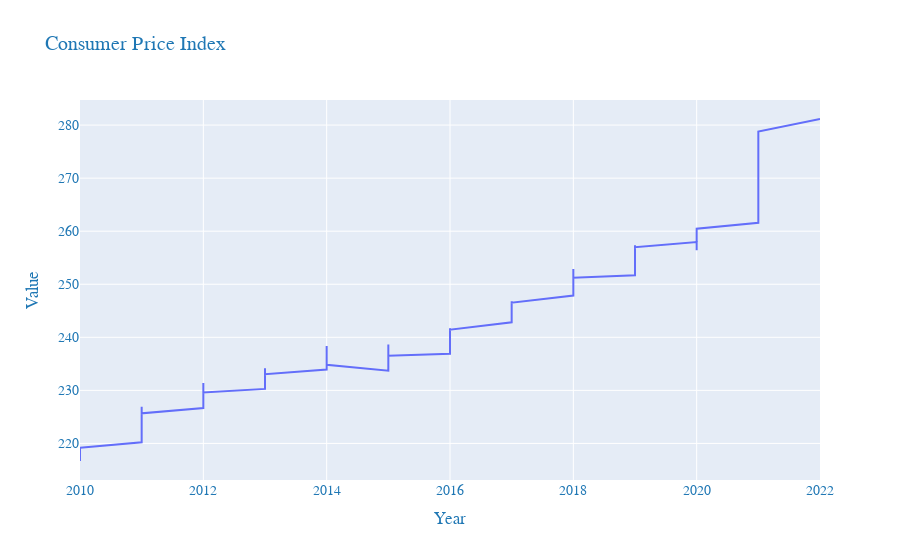

The notebook cell this image was saved under:
### Markdown cell above
As we can see over time the CPI has a steady increase, with consistent changes in movements. The large spike and trend shift appears to have occurred within the last 1-2 years; however, further investigation will tell us more.

### Code cell
# We can take a look at the discrete sequences of the data
fig = px.line(new_cpi, x='Year', y='Value', title='Consumer Price Index',
              labels={'Year': 'Year', 'Value': 'Consumer Price Index'})

fig.update_layout(
    title_text='Consumer Price Index',
    xaxis_title_text="Year",
    yaxis_title_text="Value",
    font=dict(
        family="Courier New, monospace",
        size=14,
        color = '#1f77b4'
    )
)
iplot(fig)

### Figure 1 — Plotly figure (JSON) as saved in the notebook; plotly's stock layout.template omitted (floating-point values rounded to 4 significant figures; data arrays with more than 128 entries replaced by an {"elided": "..."} marker saying what was removed)
{"data": [{"hovertemplate": "Year=%{x}<br>Consumer Price Index=%{y}<extra></extra>", "legendgroup": "", "line": {"color": "#636efa", "dash": "solid"}, "mode": "lines", "name": "", "orientation": "v", "showlegend": false, "type": "scatter", "x": {"elided": "145 int values"}, "xaxis": "x", "y": {"elided": "145 float values"}, "yaxis": "y"}], "layout": {"font": {"color": "#1f77b4", "family": "Courier New, monospace", "size": 14}, "legend": {"tracegroupgap": 0}, "title": {"text": "Consumer Price Index"}, "xaxis": {"anchor": "y", "domain": [0, 1], "title": {"text": "Year"}}, "yaxis": {"anchor": "x", "domain": [0, 1], "title": {"text": "Value"}}}}
